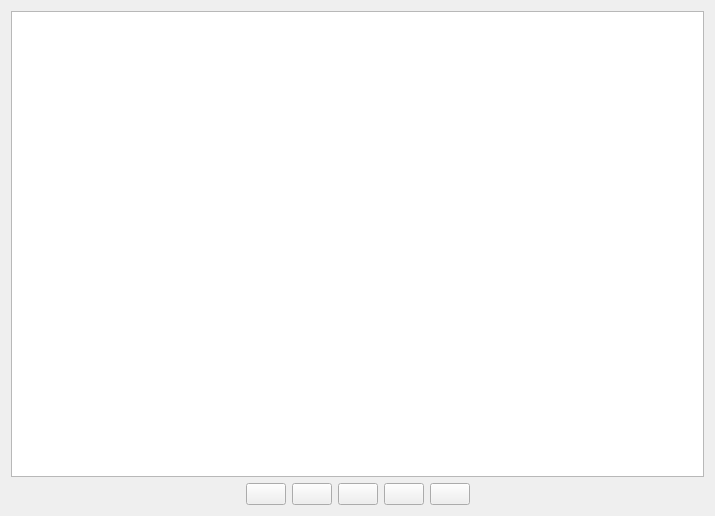
<?xml version="1.0" encoding="UTF-8"?>
<ui version="4.0">
 <class>Form</class>
 <widget class="QWidget" name="Form">
  <property name="geometry">
   <rect>
    <x>0</x>
    <y>0</y>
    <width>715</width>
    <height>516</height>
   </rect>
  </property>
  <property name="windowTitle">
   <string>Form</string>
  </property>
  <layout class="QGridLayout" name="gridLayout">
   <item row="1" column="2">
    <widget class="QPushButton" name="backButton">
     <property name="text">
      <string/>
     </property>
    </widget>
   </item>
   <item row="1" column="0">
    <spacer name="horizontalSpacer">
     <property name="orientation">
      <enum>Qt::Horizontal</enum>
     </property>
     <property name="sizeHint" stdset="0">
      <size>
       <width>105</width>
       <height>20</height>
      </size>
     </property>
    </spacer>
   </item>
   <item row="1" column="1">
    <widget class="QPushButton" name="firstframeButton">
     <property name="text">
      <string/>
     </property>
    </widget>
   </item>
   <item row="1" column="3">
    <widget class="QPushButton" name="playButton">
     <property name="text">
      <string/>
     </property>
    </widget>
   </item>
   <item row="1" column="5">
    <widget class="QPushButton" name="lastframeButton">
     <property name="text">
      <string/>
     </property>
    </widget>
   </item>
   <item row="1" column="6">
    <spacer name="horizontalSpacer_2">
     <property name="orientation">
      <enum>Qt::Horizontal</enum>
     </property>
     <property name="sizeHint" stdset="0">
      <size>
       <width>105</width>
       <height>20</height>
      </size>
     </property>
    </spacer>
   </item>
   <item row="1" column="4">
    <widget class="QPushButton" name="forwardButton">
     <property name="text">
      <string/>
     </property>
    </widget>
   </item>
   <item row="0" column="0" colspan="7">
    <widget class="QGraphicsView" name="graphicsView"/>
   </item>
  </layout>
 </widget>
 <resources/>
 <connections/>
</ui>
